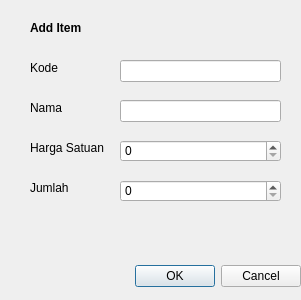
<?xml version="1.0" encoding="UTF-8"?>
<ui version="4.0">
 <class>AddItemWindow</class>
 <widget class="QDialog" name="AddItemWindow">
  <property name="geometry">
   <rect>
    <x>0</x>
    <y>0</y>
    <width>301</width>
    <height>300</height>
   </rect>
  </property>
  <property name="windowTitle">
   <string>Dialog</string>
  </property>
  <widget class="QDialogButtonBox" name="buttonBox">
   <property name="geometry">
    <rect>
     <x>-40</x>
     <y>260</y>
     <width>341</width>
     <height>32</height>
    </rect>
   </property>
   <property name="orientation">
    <enum>Qt::Horizontal</enum>
   </property>
   <property name="standardButtons">
    <set>QDialogButtonBox::Cancel|QDialogButtonBox::Ok</set>
   </property>
  </widget>
  <widget class="QLabel" name="label">
   <property name="geometry">
    <rect>
     <x>30</x>
     <y>60</y>
     <width>55</width>
     <height>16</height>
    </rect>
   </property>
   <property name="text">
    <string>Kode</string>
   </property>
  </widget>
  <widget class="QLineEdit" name="lineKode">
   <property name="geometry">
    <rect>
     <x>120</x>
     <y>60</y>
     <width>161</width>
     <height>22</height>
    </rect>
   </property>
  </widget>
  <widget class="QLineEdit" name="lineNama">
   <property name="geometry">
    <rect>
     <x>120</x>
     <y>100</y>
     <width>161</width>
     <height>22</height>
    </rect>
   </property>
  </widget>
  <widget class="QLabel" name="label_2">
   <property name="geometry">
    <rect>
     <x>30</x>
     <y>100</y>
     <width>55</width>
     <height>16</height>
    </rect>
   </property>
   <property name="text">
    <string>Nama</string>
   </property>
  </widget>
  <widget class="QLabel" name="label_3">
   <property name="geometry">
    <rect>
     <x>30</x>
     <y>140</y>
     <width>91</width>
     <height>16</height>
    </rect>
   </property>
   <property name="text">
    <string>Harga Satuan</string>
   </property>
  </widget>
  <widget class="QLabel" name="label_4">
   <property name="geometry">
    <rect>
     <x>30</x>
     <y>180</y>
     <width>55</width>
     <height>16</height>
    </rect>
   </property>
   <property name="text">
    <string>Jumlah</string>
   </property>
  </widget>
  <widget class="QLabel" name="label_5">
   <property name="geometry">
    <rect>
     <x>30</x>
     <y>20</y>
     <width>81</width>
     <height>16</height>
    </rect>
   </property>
   <property name="font">
    <font>
     <weight>75</weight>
     <bold>true</bold>
    </font>
   </property>
   <property name="text">
    <string>Add Item</string>
   </property>
  </widget>
  <widget class="QSpinBox" name="spinHarga">
   <property name="geometry">
    <rect>
     <x>120</x>
     <y>140</y>
     <width>161</width>
     <height>22</height>
    </rect>
   </property>
  </widget>
  <widget class="QSpinBox" name="spinJumlah">
   <property name="geometry">
    <rect>
     <x>120</x>
     <y>180</y>
     <width>161</width>
     <height>22</height>
    </rect>
   </property>
  </widget>
 </widget>
 <resources/>
 <connections>
  <connection>
   <sender>buttonBox</sender>
   <signal>rejected()</signal>
   <receiver>AddItemWindow</receiver>
   <slot>reject()</slot>
   <hints>
    <hint type="sourcelabel">
     <x>316</x>
     <y>260</y>
    </hint>
    <hint type="destinationlabel">
     <x>286</x>
     <y>274</y>
    </hint>
   </hints>
  </connection>
  <connection>
   <sender>buttonBox</sender>
   <signal>accepted()</signal>
   <receiver>AddItemWindow</receiver>
   <slot>accept()</slot>
   <hints>
    <hint type="sourcelabel">
     <x>248</x>
     <y>254</y>
    </hint>
    <hint type="destinationlabel">
     <x>157</x>
     <y>274</y>
    </hint>
   </hints>
  </connection>
 </connections>
</ui>
